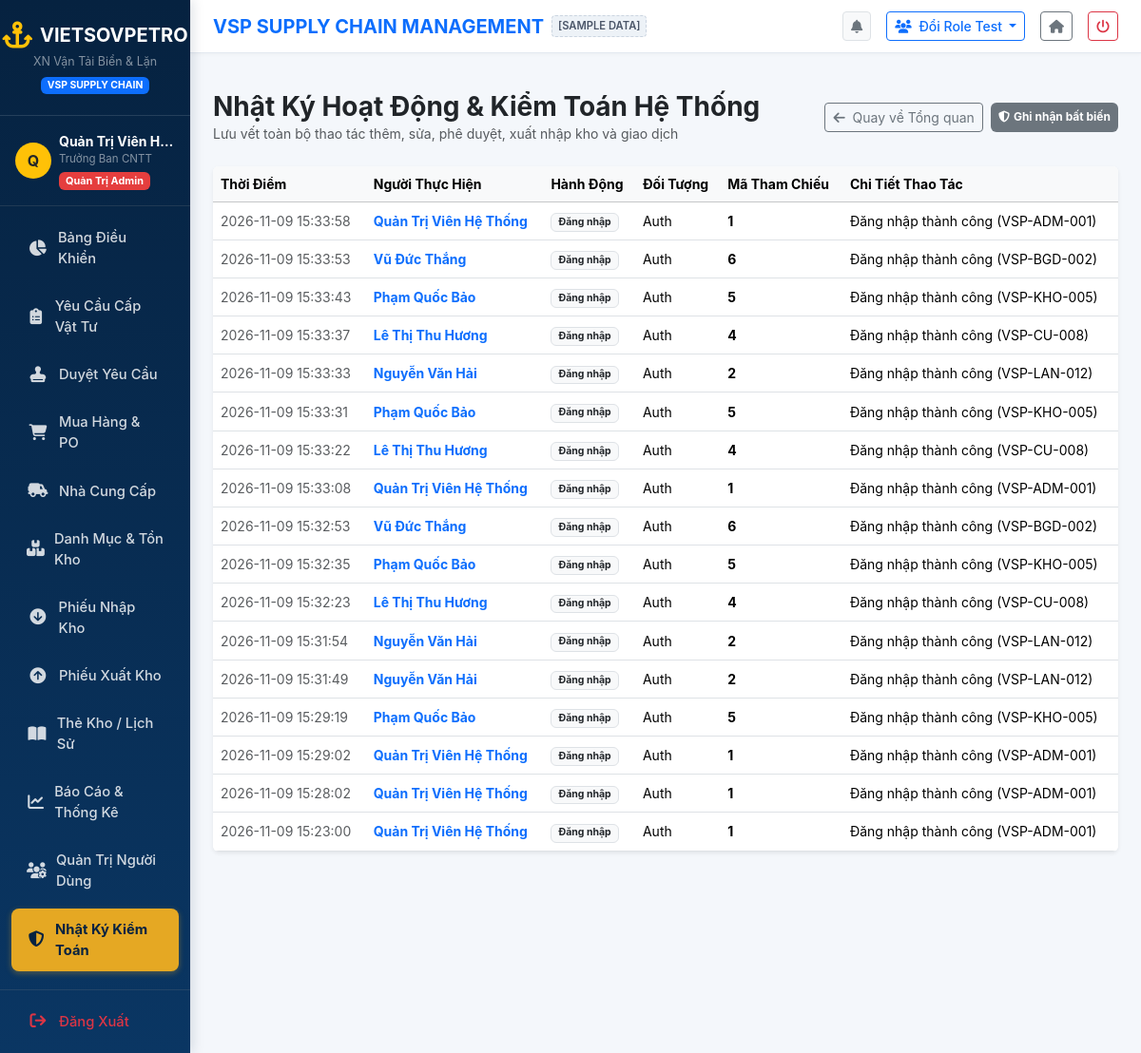
The page /admin/logs (signed in) on the database its author committed.
### tables this page shows
CREATE TABLE audit_logs (
        id INTEGER PRIMARY KEY AUTOINCREMENT,
        user_id INTEGER,
        user_name TEXT,
        action TEXT NOT NULL,
        target_type TEXT,
        target_id TEXT,
        details TEXT,
        created_at TIMESTAMP DEFAULT CURRENT_TIMESTAMP
    );

### blueprints/admin.py (the view)
@admin_bp.route('/logs')
@role_required('admin')
def logs():
    search = request.args.get('search')
    action_filter = request.args.get('action')
    audit_logs = AuditModel.get_logs(limit=250, action_filter=action_filter, search=search)
    return render_template('admin/logs.html', logs=audit_logs, search=search, action_filter=action_filter)

### app.py (called while the page is built)
def create_app():
    app = Flask(__name__)
    app.config.from_object(Config)
    with app.app_context():
        init_db()
    app.register_blueprint(auth_bp)
    app.register_blueprint(dashboard_bp)
    app.register_blueprint(employee_bp)
    app.register_blueprint(manager_bp)
    app.register_blueprint(procurement_bp)
    app.register_blueprint(warehouse_bp)
    app.register_blueprint(supplier_bp)
    app.register_blueprint(reports_bp)
    app.register_blueprint(admin_bp)
    @app.context_processor
    def inject_global_data():
        if 'user_id' in session:
            notifs = AuditModel.get_notifications(user_id=session.get('user_id'), role=session.get('role'))
            return {'notifications': notifs}
        return {'notifications': []}
    return app

### blueprints/__init__.py (called while the page is built)
def role_required(*roles):
    def decorator(f):
        @wraps(f)
        def decorated_function(*args, **kwargs):
            if 'user_id' not in session:
                flash("Vui lòng đăng nhập để tiếp tục.", "warning")
                return redirect(url_for('auth.login'))
            user_role = session.get('role')
            if user_role not in roles and user_role != 'admin':
                flash("Bạn không có quyền truy cập vào chức năng này.", "danger")
                return redirect(url_for('dashboard.index'))
            return f(*args, **kwargs)
        return decorated_function
    return decorator

### database.py (called while the page is built)
def get_db():
    conn = sqlite3.connect(Config.DATABASE)
    conn.row_factory = sqlite3.Row
    conn.execute("PRAGMA foreign_keys = ON")
    return conn

### models/audit_model.py (called while the page is built)
    @staticmethod
    def get_logs(limit=200, action_filter=None, search=None):
        conn = get_db()
        query = "SELECT * FROM audit_logs WHERE 1=1"
        params = []
        if action_filter:
            query += " AND action = ?"
            params.append(action_filter)
        if search:
            query += " AND (user_name LIKE ? OR details LIKE ? OR target_id LIKE ?)"
            s = f"%{search}%"
            params.extend([s, s, s])
        query += " ORDER BY created_at DESC LIMIT ?"
        params.append(limit)
        logs = conn.execute(query, params).fetchall()
        conn.close()
        return logs

### templates/admin/logs.html (shortened to what this page needs)
{% extends "base.html" %}
{% block content %}
<div class="d-flex justify-content-between align-items-center mb-4">
    <div>
        <h3 class="fw-bold text-dark mb-0">Nhật Ký Hoạt Động & Kiểm Toán Hệ Thống</h3>
        <p class="text-muted small mb-0">Lưu vết toàn bộ thao tác thêm, sửa, phê duyệt, xuất nhập kho và giao dịch</p>
    </div>
    <div class="d-flex gap-2">
        <a href="{{ url_for('dashboard.index') }}" class="btn btn-outline-secondary btn-sm">
            <i class="fa-solid fa-arrow-left me-1"></i> Quay về Tổng quan
        </a>
        <span class="badge bg-secondary p-2 d-flex align-items-center"><i class="fa-solid fa-shield-halved me-1"></i> Ghi nhận bất biến</span>
    </div>
</div>
<div class="card border-0 shadow-sm bg-white overflow-hidden">
    <div class="table-responsive">
        <table class="table table-hover align-middle mb-0 small">
            <thead class="table-light">
                <tr>
                    <th>Thời Điểm</th>
                    <th>Người Thực Hiện</th>
                    <th>Hành Động</th>
                    <th>Đối Tượng</th>
                    <th>Mã Tham Chiếu</th>
                    <th>Chi Tiết Thao Tác</th>
                </tr>
            </thead>
            <tbody>
                {% for log in logs %}
                <tr>
                    <td class="text-muted">{{ log.created_at }}</td>
                    <td class="fw-bold text-primary">{{ log.user_name }}</td>
                    <td><span class="badge bg-light text-dark border">{{ log.action }}</span></td>
                    <td>{{ log.target_type }}</td>
                    <td class="fw-bold">{{ log.target_id }}</td>
                    <td>{{ log.details }}</td>
                </tr>
                {% else %}
                <tr>
                    <td colspan="6" class="text-center py-4 text-muted">Chưa có nhật ký hoạt động nào.</td>
                </tr>
                {% endfor %}
            </tbody>
        </table>
    </div>
</div>
{% endblock %}

### static/css/style.css (style rules this page uses)
:root { --vsp-navy: #0A3663; --vsp-navy-dark: #062240; --vsp-navy-light: #16569B; --vsp-gold: #E5A823; --vsp-gray-light: #F4F7FB; --vsp-gray-border: #E2E8F0; --vsp-white: #FFFFFF; }
body { background-color: var(--vsp-gray-light); font-family: -apple-system, BlinkMacSystemFont, "Segoe UI", Roboto, "Helvetica Neue", Arial, sans-serif; color: #2D3748; margin: 0; padding: 0; }

### rows shown on the page
audit_logs: created_at "2026-11-09 15:33:58", user_name "Quản Trị Viên Hệ Thống", action "Đăng nhập", target_type "Auth", target_id "1", details "Đăng nhập thành công (VSP-ADM-001)"
audit_logs: created_at "2026-11-09 15:33:53", user_name "Vũ Đức Thắng", action "Đăng nhập", target_type "Auth", target_id "6", details "Đăng nhập thành công (VSP-BGD-002)"
audit_logs: created_at "2026-11-09 15:33:43", user_name "Phạm Quốc Bảo", action "Đăng nhập", target_type "Auth", target_id "5", details "Đăng nhập thành công (VSP-KHO-005)"
audit_logs: created_at "2026-11-09 15:33:37", user_name "Lê Thị Thu Hương", action "Đăng nhập", target_type "Auth", target_id "4", details "Đăng nhập thành công (VSP-CU-008)"
audit_logs: created_at "2026-11-09 15:33:33", user_name "Nguyễn Văn Hải", action "Đăng nhập", target_type "Auth", target_id "2", details "Đăng nhập thành công (VSP-LAN-012)"
audit_logs: created_at "2026-11-09 15:33:31", user_name "Phạm Quốc Bảo", action "Đăng nhập", target_type "Auth", target_id "5", details "Đăng nhập thành công (VSP-KHO-005)"
audit_logs: created_at "2026-11-09 15:33:22", user_name "Lê Thị Thu Hương", action "Đăng nhập", target_type "Auth", target_id "4", details "Đăng nhập thành công (VSP-CU-008)"
audit_logs: created_at "2026-11-09 15:33:08", user_name "Quản Trị Viên Hệ Thống", action "Đăng nhập", target_type "Auth", target_id "1", details "Đăng nhập thành công (VSP-ADM-001)"
audit_logs: created_at "2026-11-09 15:32:53", user_name "Vũ Đức Thắng", action "Đăng nhập", target_type "Auth", target_id "6", details "Đăng nhập thành công (VSP-BGD-002)"
audit_logs: created_at "2026-11-09 15:32:35", user_name "Phạm Quốc Bảo", action "Đăng nhập", target_type "Auth", target_id "5", details "Đăng nhập thành công (VSP-KHO-005)"
audit_logs: created_at "2026-11-09 15:32:23", user_name "Lê Thị Thu Hương", action "Đăng nhập", target_type "Auth", target_id "4", details "Đăng nhập thành công (VSP-CU-008)"
audit_logs: created_at "2026-11-09 15:31:54", user_name "Nguyễn Văn Hải", action "Đăng nhập", target_type "Auth", target_id "2", details "Đăng nhập thành công (VSP-LAN-012)"
audit_logs: created_at "2026-11-09 15:31:49", user_name "Nguyễn Văn Hải", action "Đăng nhập", target_type "Auth", target_id "2", details "Đăng nhập thành công (VSP-LAN-012)"
audit_logs: created_at "2026-11-09 15:29:19", user_name "Phạm Quốc Bảo", action "Đăng nhập", target_type "Auth", target_id "5", details "Đăng nhập thành công (VSP-KHO-005)"
audit_logs: created_at "2026-11-09 15:29:02", user_name "Quản Trị Viên Hệ Thống", action "Đăng nhập", target_type "Auth", target_id "1", details "Đăng nhập thành công (VSP-ADM-001)"
audit_logs: created_at "2026-11-09 15:28:02", user_name "Quản Trị Viên Hệ Thống", action "Đăng nhập", target_type "Auth", target_id "1", details "Đăng nhập thành công (VSP-ADM-001)"
audit_logs: created_at "2026-11-09 15:23:00", user_name "Quản Trị Viên Hệ Thống", action "Đăng nhập", target_type "Auth", target_id "1", details "Đăng nhập thành công (VSP-ADM-001)"

### other values the page prints
{{ session.get('full_name', 'U')[:1] }} "Q"
{{ session.get('full_name') }} "Quản Trị Viên H…"
{{ session.get('position', 'Cán bộ') }} "Trưởng Ban CNTT"
